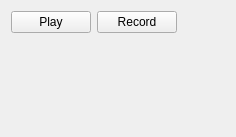
<ui version="4.0" >
 <class>AudioWidget</class>
 <widget class="QWidget" name="AudioWidget" >
  <property name="geometry" >
   <rect>
    <x>0</x>
    <y>0</y>
    <width>236</width>
    <height>137</height>
   </rect>
  </property>
  <property name="windowTitle" >
   <string>Form</string>
  </property>
  <layout class="QVBoxLayout" >
   <item>
    <layout class="QHBoxLayout" >
     <item>
      <widget class="QPushButton" name="playButton" >
       <property name="text" >
        <string>Play</string>
       </property>
      </widget>
     </item>
     <item>
      <widget class="QPushButton" name="recordButton" >
       <property name="text" >
        <string>Record</string>
       </property>
      </widget>
     </item>
     <item>
      <spacer>
       <property name="orientation" >
        <enum>Qt::Horizontal</enum>
       </property>
       <property name="sizeHint" >
        <size>
         <width>40</width>
         <height>20</height>
        </size>
       </property>
      </spacer>
     </item>
    </layout>
   </item>
   <item>
    <widget class="KUrlRequester" name="audioUrlRequester" />
   </item>
   <item>
    <spacer>
     <property name="orientation" >
      <enum>Qt::Vertical</enum>
     </property>
     <property name="sizeHint" >
      <size>
       <width>20</width>
       <height>40</height>
      </size>
     </property>
    </spacer>
   </item>
  </layout>
 </widget>
 <customwidgets>
  <customwidget>
   <class>KUrlRequester</class>
   <extends>QFrame</extends>
   <header>kurlrequester.h</header>
  </customwidget>
 </customwidgets>
 <resources/>
 <connections/>
</ui>
